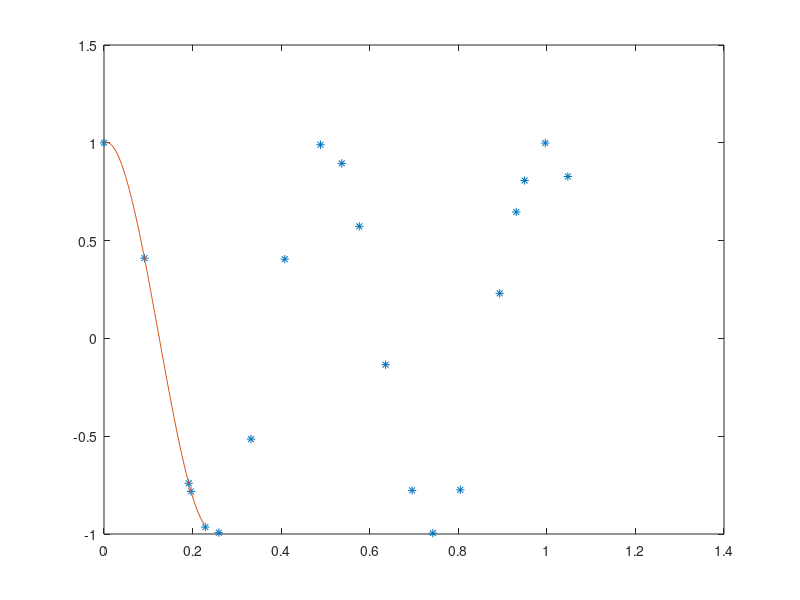

The MATLAB script that drew this image:
%% Initial variables
deltaT = 0.1;
ciclos = 2;
k = 20;
f = @(t) cos(t);
lengthCoefficients = 3;
r = 100;

t = zeros(1, k);
fEval = zeros(1, k);
fEval(1) = f(t(1));
for i = 2:k
    t(i) = t(i - 1) + deltaT * rand();
    fEval(i) = f(2*pi*ciclos*t(i));
end
close all;
plot(t, fEval, '*');
hold on;

%% Getting coefficients
coefficients = zeros(lengthCoefficients, lengthCoefficients);
for i = 1:lengthCoefficients
    for j = 1:lengthCoefficients - i + 1
        if i == 1
            coefficients(i, j) = (fEval(j + 1) - fEval(j)) / (t(j + 1) - t(j));
        else
            coefficients(i, j) = (coefficients(i - 1, j + 1) - coefficients(i - 1, j)) / (t(j + i) - t(j));
        end
    end
end
coefficients = coefficients';

%% Recreating f(t)
tMin = t(1);
tMax = t(5);
h = (tMax - tMin) / 100;
newT = zeros(1, r);
for i = 1:r
    newT(i) = tMin + (i - 1) * h;
end
newCoefficients = zeros(lengthCoefficients, r);
for i = 1:r
    for j = 1:lengthCoefficients
        if j == 1
            newT(i)
            newCoefficients(j, i) = newT(i) - t(j);
        else
            newCoefficients(j, i) = newCoefficients(j - 1, i) * (newT(i) - t(j));
        end
    end
end
newF = zeros(1, r);
for i = 1:r
    newF(i) = fEval(1) + (coefficients(1, :) * newCoefficients(:, i));
end
plot(newT, newF);